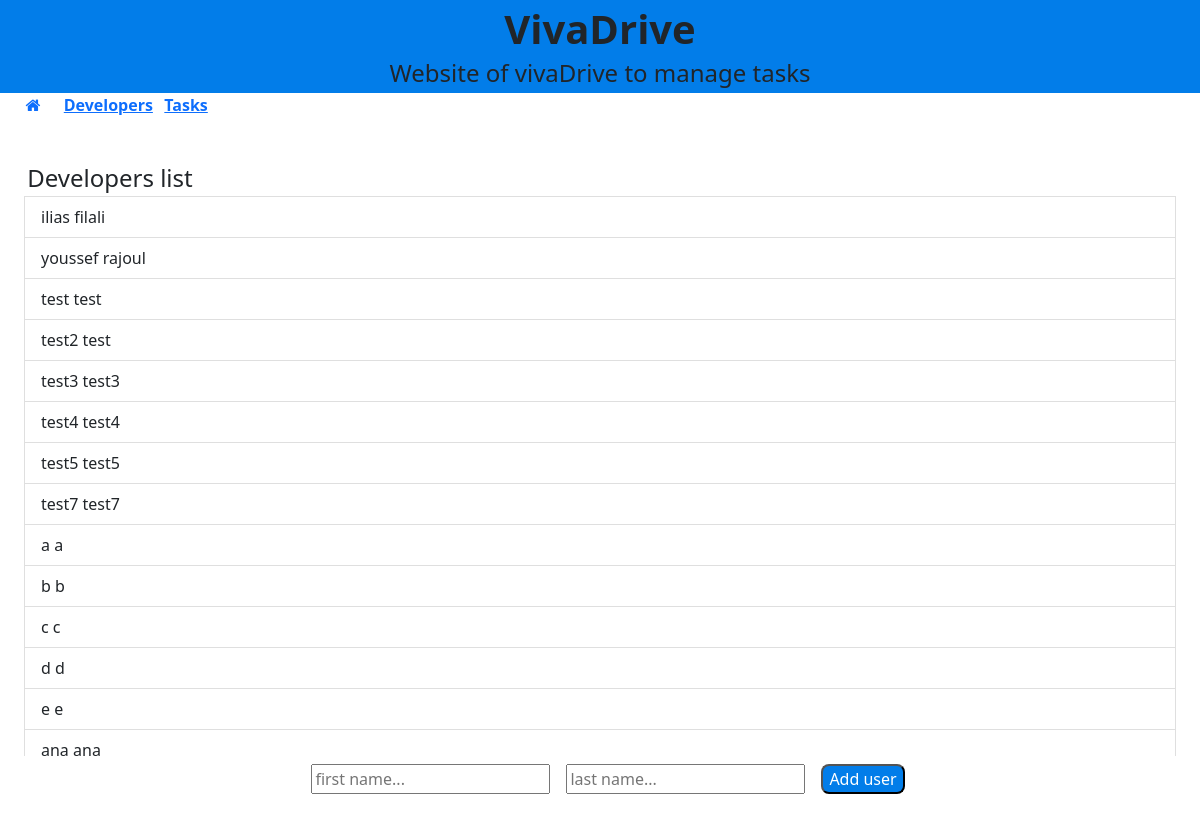
/developer/, run on the app's committed database.
### developer/models.py (models this page shows)
class Developer(models.Model):
    first_name = models.CharField("first name", max_length=200)
    last_name = models.CharField(max_length=200)

### developer/views.py (the view)
# urls.py: path('', IndexView.as_view(), name='index'),
class IndexView(ListView):
    model = Developer
    template_name = 'developer/index.html'
    context_object_name = 'developers'
    def get_context_data(self, **kwargs):
        context = super(IndexView, self).get_context_data(**kwargs)
        context['form'] = DeveloperForm
        return context

### templates/developer/index.html (shortened to what this page needs)
{% extends "_base.html" %}
{% block content %}
<div class="cnt">
    <h2>Developers list</h2>
    {% if developers %}
    <div class="scrl">
        {% for dev in developers %}
        <a class="list-group-item list-group-item-action" href="{% url 'developer:detail' dev.id %}">{{ dev.first_name }} {{ dev.last_name }}</a>
        {% endfor %}
    </div>
    {% else %}
    <p><strong>There's no student subscribed!</strong></p>
    {% endif %}
    <form action="{% url 'developer:add' %}" method="post" class="ps-3">
        {{ form.first_name }}
        {{ form.last_name }}
        <button type="submit" type="button">Add user</button>
    </form>
</div>
{% endblock content %}

### templates/_base.html (shortened to what this page needs)
<!DOCTYPE html>
<html lang="fr">
<head>
    <link href="https://cdn.jsdelivr.net/npm/bootstrap@5.0.2/dist/css/bootstrap.min.css" rel="stylesheet"
>
    <link rel="stylesheet" href="https://cdnjs.cloudflare.com/ajax/libs/font-awesome/4.7.0/css/font-awesome.min.css">
    {% load static %}
    <link rel="stylesheet" href="{% static 'developer/css/styles.css' %}">
</head>
<body>
    <header >
        <h1 >VivaDrive</h1>
        <h2>Website of vivaDrive to manage tasks</h2>
    </header>
    <nav >
        <ul>
            <li>
                <a href="#"><i class="fa fa-home"></i></a>
            </li>
            <li >
                <a  href="{% url 'developer:index' %}">Developers</a>
            </li>
            <li >
                <a href="{% url 'task:index' %}">Tasks</a>
            </li>
        </ul>
    </nav>
    {% block content %}
    {% endblock content %}
</body>
</html>

### static/developer/css/styles.css (style rules this page uses)
header { display: flex; flex-direction: column; justify-content: center; align-items: center; text-align: center; height: 10vh; width: 100%; background-color: #027de9; padding: 1rem; }
h1 { font-size: 2.5rem; font-weight: bold; margin: 0.2rem; }
h2 { font-size: 1.5rem; margin: 0.2rem; }
nav { height: 5vh; width: 100%; padding-left: 2%; }
nav ul { display: flex; gap: 1rem; list-style: none; padding: 0; margin: 0; }
nav li a { padding: 10%; font-size: 1rem; font-weight: bold; }
.cnt { margin: 2%; }
.scrl { height: 60vh; width: 100%; overflow: auto; -ms-overflow-style: none; }
form { width: 100%; display: flex; justify-content: center; flex-direction: row; }
form * { font-size: 1rem; margin: 0.5rem; }
button { background-color: #027de9; color: white; border-radius: 8px; }

### data on the page
Developer: first_name "ilias", last_name "filali"
Developer: first_name "youssef", last_name "rajoul"
Developer: first_name "test", last_name "test"
Developer: first_name "test2", last_name "test"
Developer: first_name "test3", last_name "test3"
Developer: first_name "test4", last_name "test4"
Developer: first_name "test5", last_name "test5"
Developer: first_name "test7", last_name "test7"
Developer: first_name "a", last_name "a"
Developer: first_name "b", last_name "b"
Developer: first_name "c", last_name "c"
Developer: first_name "d", last_name "d"
Developer: first_name "e", last_name "e"
Developer: first_name "ana", last_name "ana"
